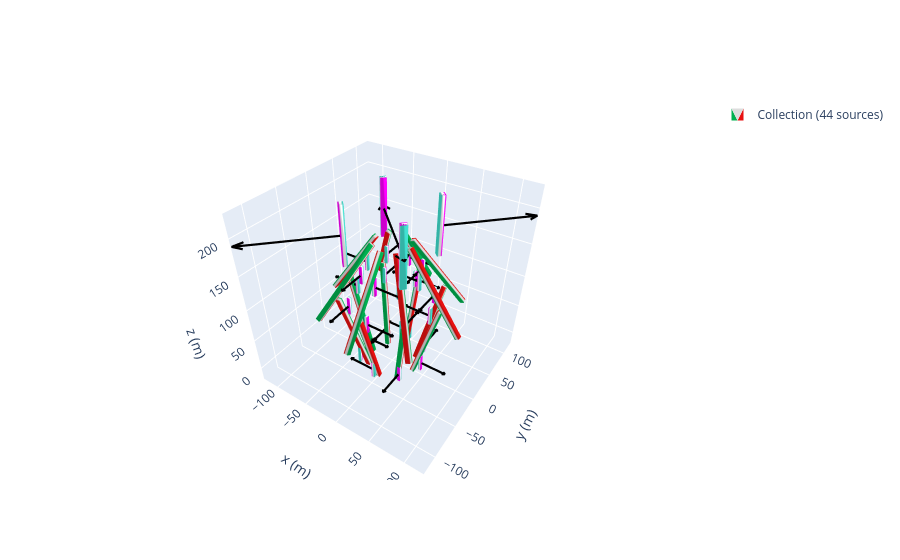

The notebook cell saved with this chart:
### Code cell
zeeman_prof = magpy.Collection()
j = 30
n = 8
a = 0# distance it circles aroundthe center 
c = 16 #angle of first bar
d =  44.5#0angle of second bar
b = -197# distnace the two section of the array are apart from each other
k = -100#the first and second magnent are apart
e = 40
l = -5
p= -20# distance the thrid and 4th magnet are apart from each other
m  = -40
mystyle = mstyle = dict(
    mode="color+arrow",
    color=dict(north="magenta", middle="white", south="turquoise"),
    arrow=dict(width=2, color="k")
)
angles = np.linspace(0, 360, n, endpoint=False)
for i in angles:
    cube1= magpy.magnet.Cuboid(
    dimension=(6,6,125),
    polarization=(-1.080,0,0),
    position=(55.65+a+l,0,140+k))
    cube2 = magpy.magnet.Cuboid(dimension= (4,4,25),
    polarization=(-1.17,0,0),
    position=(60+a+l,0,48+e),style_magnetization = mystyle)
    cube3= magpy.magnet.Cuboid(
    dimension=(6,6,125),
    polarization=(1.08,0,0),
    position=(99.5+m,0,320+b))
    cube4 = magpy.magnet.Cuboid(dimension= (4,4,25),
     polarization=(1.17,0,0),
     position=(50+a+l,0,0),style_magnetization = mystyle)
    cube5 = magpy.magnet.Cuboid(dimension= (4,4,25),
     polarization=(-1.17,0,0),
     position=(52+a+l,0,17),style_magnetization = mystyle)
    cube6 = magpy.magnet.Cuboid(dimension= (4,4,25),
    polarization=(-1.17,0,0),
    position=(43+a+l,0,133),style_magnetization = mystyle)

#     cube5 = magpy.magnet.Cuboid(dimension= (4,4,25),
#     polarization=(-1.17,0,0),
#     position=(90+a+p+m,0,190))

#     cube6 = magpy.magnet.Cuboid(dimension= (4,4,25),
#     polarization=(-1.17,0,0),
#     position=(80+a+p+m,0,200),
# )
   


    cube1.rotate_from_angax(i, 'z')
    cube1.rotate_from_angax(c, 'y',)
    cube1.rotate_from_angax(i, 'z', anchor=0)
 
 
    cube2.rotate_from_angax(i, 'z',anchor = 0)
    cube2.rotate_from_angax(i, 'z')
    cube3.rotate_from_angax(i, 'z', anchor=0)
    cube3.rotate_from_angax(-d+10, 'y')
    cube3.rotate_from_angax(i, 'z')
    cube4.rotate_from_angax(i, 'z', anchor=0)
    cube4.rotate_from_angax(i, 'z')
    cube5.rotate_from_angax(i, 'z',anchor = 0)
    cube5.rotate_from_angax(i, 'z')
    cube6.rotate_from_angax(i, 'z',anchor = 0)
    cube6.rotate_from_angax(i, 'z')
    zeeman_prof.add(cube1)
    zeeman_prof.add(cube2)
    zeeman_prof.add(cube3)
    zeeman_prof.add(cube4)
    #zeeman_prof.add(cube5)
    zeeman_prof.add(cube6)
    j = j+1


# tfmot = magpy.Collection()
# N = 4
# angles = np.linspace(0,360,N,endpoint=False)
# pol = [0,180,0,180]
# l = 35
# halbach = magpy.Collection()
# mystyle = mstyle = dict(
#     mode="color+arrow",
#     color=dict(north="magenta", middle="white", south="turquoise"),
#     arrow=dict(width=2, color="k"),
# )
# for a in range(len(angles)):
#     cube= magpy.magnet.Cuboid(
#     dimension=(8,6,80),
#     polarization=(1.17,0,0),
#     position=(30+l,0,230),
#     style_magnetization = mystyle)
#     print(a)
#     cube.rotate_from_angax(angles[a], 'z',anchor = 0)
#     cube.rotate_from_angax(pol[a], 'z')

#     tfmot.add(cube)
tfmot = magpy.Collection()
N = 0
angles = [0,90,180,270]
angles_d = [45,225,225,45]
l = 5
p = [0,0,0,0,20,20,20,20]
s  = [-1,-1,1,1,1,1,-1,-1]
H = 40
h = [-H,-H,-H,-H,H,H,H,H]
mstyle = dict(
    mode="color+arrow",
    color=dict(north="magenta", middle="white", south="turquoise"),
    arrow=dict(width=2, color="k")
)
for a in range(len(angles)):
    cube= magpy.magnet.Cuboid(
    dimension=(6,8,80),
    polarization=(s[a]*1.42,0,0),
    position=(h[a],h[a],h[a]+230),
    style_magnetization=mstyle )
    
    cube.rotate_from_angax(angles[a], 'z',anchor = 0)
    cube.rotate_from_angax(angles_d[a], 'z')

    tfmot.add(cube)


b_tot = magpy.Collection()
b_tot.add(zeeman_prof,tfmot,override_parent=True)
b_tot.show()

### Figure 1 — Plotly figure (JSON) as saved in the notebook; plotly's stock layout.template omitted (floating-point values rounded to 4 significant figures; data arrays with more than 128 entries replaced by an {"elided": "..."} marker saying what was removed)
{"data": [{"color": "#2e91e5", "colorscale": [[0, "#00b050"], [0.16, "#00b050"], [0.26, "#dddddd"], [0.74, "#dddddd"], [0.84, "#e71111"], [1, "#e71111"]], "i": {"elided": "192 int values"}, "intensity": [1, 1, 0, 0, 1, 1, 0, 0, 0, 0, 1, 1, 0, 0, 1, 1, 1, 1, 0, 0, 1, 1, 0, 0, 0, 0, 1, 1, 0, 0, 1, 1, 1, 1, 0, 0, 1, 1, 0, 0, 0, 0, 1, 1, 0, 0, 1, 1, 1, 1, 0, 0, 1, 1, 0, 0, 0, 0, 1, 1, 0, 0, 1, 1, 1, 1, 0, 0, 1, 1, 0, 0, 0, 0, 1, 1, 0, 0, 1, 1, 1, 1, 0, 0, 1, 1, 0, 0, 0, 0, 1, 1, 0, 0, 1, 1, 1, 1, 0, 0, 1, 1, 0, 0, 0, 0, 1, 1, 0, 0, 1, 1, 1, 1, 0, 0, 1, 1, 0, 0, 0, 0, 1, 1, 0, 0, 1, 1], "j": {"elided": "192 int values"}, "k": {"elided": "192 int values"}, "legendgroup": "Collection(id=1667243095296)", "name": "Collection (44 sources)", "opacity": 1, "showlegend": true, "showscale": false, "type": "mesh3d", "x": [30.54, 30.54, 36.31, 36.31, 64.99, 64.99, 70.76, 70.76, 92.43, 92.43, 97.37, 97.37, 21.63, 21.63, 26.57, 26.57, 26.63, 20.75, 20.63, 26.52, 51.0, 45.11, 45.0, 50.88, 70.1, 64.63, 64.1, 69.58, 20.04, 14.57, 14.04, 19.51, 3.0, 3.0, -3.0, -3.0, 3.0, 3.0, -3.0, -3.0, 3.0, 3.0, -3.0, -3.0, 3.0, 3.0, -3.0, -3.0, -26.52, -20.63, -20.75, -26.63, -50.88, -45.0, -45.11, -51.0, -69.58, -64.1, -64.63, -70.1, -19.51, -14.04, -14.57, -20.04, -36.31, -36.31, -30.54, -30.54, -70.76, -70.76, -64.99, -64.99, -97.37, -97.37, -92.43, -92.43, -26.57, -26.57, -21.63, -21.63, -20.63, -26.52, -26.63, -20.75, -45.0, -50.88, -51.0, -45.11, -64.1, -69.58, -70.1, -64.63, -14.04, -19.51, -20.04, -14.57, 3.0, 3.0, -3.0, -3.0, 3.0, 3.0, -3.0, -3.0, 3.0, 3.0, -3.0, -3.0, 3.0, 3.0, -3.0, -3.0, 20.75, 26.63, 26.52, 20.63, 45.11, 51.0, 50.88, 45.0, 64.63, 70.1, 69.58, 64.1, 14.57, 20.04, 19.51, 14.04], "y": [-3.0, 3.0, 3.0, -3.0, -3.0, 3.0, 3.0, -3.0, -3, 3, 3, -3, -3, 3, 3, -3, 20.63, 20.75, 26.63, 26.52, 45.0, 45.11, 51.0, 50.88, 64.1, 64.63, 70.1, 69.58, 14.04, 14.57, 20.04, 19.51, 36.31, 30.54, 30.54, 36.31, 70.76, 64.99, 64.99, 70.76, 97.37, 92.43, 92.43, 97.37, 26.57, 21.63, 21.63, 26.57, 26.52, 26.63, 20.75, 20.63, 50.88, 51.0, 45.11, 45.0, 69.58, 70.1, 64.63, 64.1, 19.51, 20.04, 14.57, 14.04, -3.0, 3.0, 3.0, -3.0, -3.0, 3.0, 3.0, -3.0, -3.0, 3.0, 3.0, -3.0, -3.0, 3.0, 3.0, -3.0, -26.63, -26.52, -20.63, -20.75, -51.0, -50.88, -45.0, -45.11, -70.1, -69.58, -64.1, -64.63, -20.04, -19.51, -14.04, -14.57, -30.54, -36.31, -36.31, -30.54, -64.99, -70.76, -70.76, -64.99, -92.43, -97.37, -97.37, -92.43, -21.63, -26.57, -26.57, -21.63, -20.75, -20.63, -26.52, -26.63, -45.11, -45.0, -50.88, -51.0, -64.63, -64.1, -69.58, -70.1, -14.57, -14.04, -19.51, -20.04], "z": [-19.25, -19.25, -20.91, -20.91, 100.9, 100.9, 99.25, 99.25, 69.79, 69.79, 73.19, 73.19, 172.8, 172.8, 176.2, 176.2, -20.08, -18.91, -20.08, -21.25, 100.1, 101.2, 100.1, 98.91, 71.49, 69.09, 71.49, 73.9, 174.5, 172.1, 174.5, 176.9, -20.91, -19.25, -19.25, -20.91, 99.25, 100.9, 100.9, 99.25, 73.19, 69.79, 69.79, 73.19, 176.2, 172.8, 172.8, 176.2, -21.25, -20.08, -18.91, -20.08, 98.91, 100.1, 101.2, 100.1, 73.9, 71.49, 69.09, 71.49, 176.9, 174.5, 172.1, 174.5, -20.91, -20.91, -19.25, -19.25, 99.25, 99.25, 100.9, 100.9, 73.19, 73.19, 69.79, 69.79, 176.2, 176.2, 172.8, 172.8, -20.08, -21.25, -20.08, -18.91, 100.1, 98.91, 100.1, 101.2, 71.49, 73.9, 71.49, 69.09, 174.5, 176.9, 174.5, 172.1, -19.25, -20.91, -20.91, -19.25, 100.9, 99.25, 99.25, 100.9, 69.79, 73.19, 73.19, 69.79, 172.8, 176.2, 176.2, 172.8, -18.91, -20.08, -21.25, -20.08, 101.2, 100.1, 98.91, 100.1, 69.09, 71.49, 73.9, 71.49, 172.1, 174.5, 176.9, 174.5]}, {"color": "#2e91e5", "colorscale": [[0, "turquoise"], [0.16, "turquoise"], [0.26, "white"], [0.74, "white"], [0.84, "magenta"], [1, "magenta"]], "i": {"elided": "336 int values"}, "intensity": {"elided": "224 int values"}, "j": {"elided": "336 int values"}, "k": {"elided": "336 int values"}, "legendgroup": "Collection(id=1667243095296)", "name": "Collection (44 sources)", "opacity": 1, "showlegend": false, "showscale": false, "type": "mesh3d", "x": {"elided": "224 float values"}, "y": {"elided": "224 float values"}, "z": {"elided": "224 float values"}}, {"legendgroup": "Collection(id=1667243095296)", "line": {"color": "black", "dash": "solid", "width": 4.4}, "mode": "lines", "name": "Collection (44 sources)", "opacity": 1, "showlegend": false, "type": "scatter3d", "x": {"elided": "224 float values"}, "y": {"elided": "224 float values"}, "z": {"elided": "224 int values"}}], "layout": {"legend": {"itemsizing": "constant"}, "scene": {"aspectmode": "manual", "aspectratio": {"x": 1, "y": 1, "z": 1}, "camera": {"eye": {"x": 1, "y": -1.5, "z": 1.4}}, "xaxis": {"autorange": false, "range": [-125.6, 125.6], "title": {"text": "x (m)"}}, "yaxis": {"autorange": false, "range": [-125.6, 125.6], "title": {"text": "y (m)"}}, "zaxis": {"autorange": false, "range": [-21.25, 230], "title": {"text": "z (m)"}}}}}
